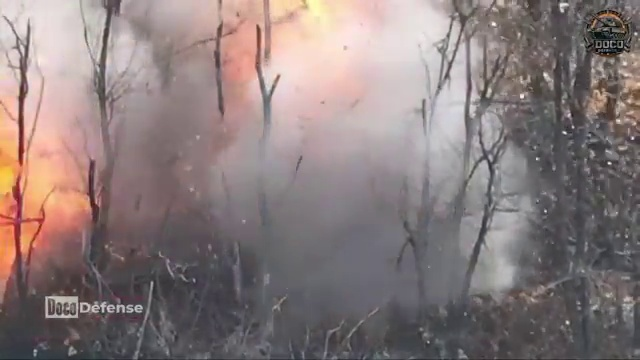
#> input picture fpv-finetune/frames/video001_10485.jpg, 640 x 360 px, given in place of the camera
$ python motion_detector.py
#> lines starting #> are read from the running program, lines starting #| are printed output that depends on the picture; after the words box and inside, x2 and y2 are one past the last pixel; in counts of white or black regions, pixels touching at a corner belong together
#> in main, frame is the input picture: shape (360, 640, 3); mean B, G, R 123.4, 123.9, 137.5
import cv2
import numpy as np
import time

# --- Параметри (легко тюнити без перезапуску) ---
THRESHOLD      = 25      # чутливість: нижче = більше шуму ловить
MIN_AREA       = 800     # px², ігноруємо дрібні контури (листя, шум)
BLUR_KERNEL    = (21, 21) # розмиття перед diff — давить піксельний шум
DILATE_ITERS   = 2       # розширення маски — склеює розриви між зонами
SHOW_MASK      = False   # True → показує бінарну маску в окремому вікні

def preprocess(frame: np.ndarray) -> np.ndarray:
    """Grayscale + Gaussian blur. Blur критичний — без нього threshold ловить шум матриці."""
    gray = cv2.cvtColor(frame, cv2.COLOR_BGR2GRAY)
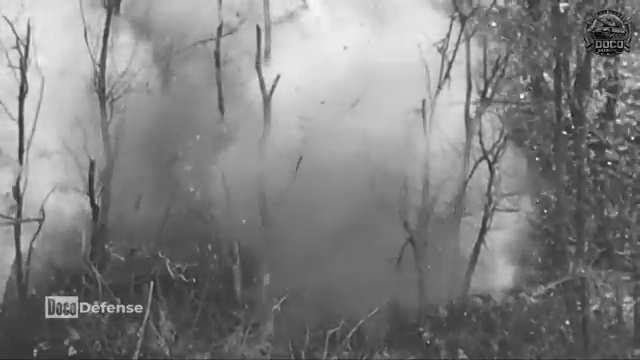
#> gray: shape (360, 640); min 0, max 249, mean 127.9
    return cv2.GaussianBlur(gray, BLUR_KERNEL, 0)
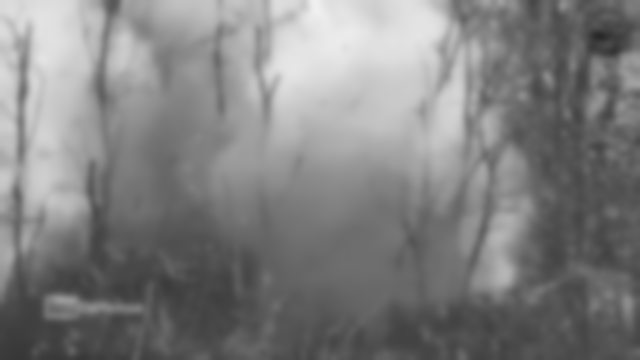
#> returned value: shape (360, 640); min 39, max 240, mean 127.9

def get_motion_mask(prev: np.ndarray, curr: np.ndarray) -> np.ndarray:
    """Бінарна маска руху між двома preprocessed кадрами."""
    diff   = cv2.absdiff(prev, curr)
#> diff: shape (360, 640); every value is 0
    _, mask = cv2.threshold(diff, THRESHOLD, 255, cv2.THRESH_BINARY)
    # Dilate: невеликі прогалини між рухомими пікселями зникають
    mask   = cv2.dilate(mask, None, iterations=DILATE_ITERS)
    return mask

def draw_detections(frame: np.ndarray, mask: np.ndarray) -> int:
    """Знаходить контури на масці, малює bbox. Повертає кількість детекцій."""
    contours, _ = cv2.findContours(mask, cv2.RETR_EXTERNAL, cv2.CHAIN_APPROX_SIMPLE)
#> contours = []
    count = 0
    for cnt in contours:
        if cv2.contourArea(cnt) < MIN_AREA:
            continue  # дрібниця — пропускаємо
        x, y, w, h = cv2.boundingRect(cnt)
        cv2.rectangle(frame, (x, y), (x + w, y + h), (0, 255, 0), 2)
        cv2.putText(frame, "MOTION", (x, y - 6),
                    cv2.FONT_HERSHEY_SIMPLEX, 0.55, (0, 255, 0), 1)
        count += 1
#> this loop made 0 passes
#> after the loop, count = 0
    return count

def main() -> None:
    global SHOW_MASK
    cap = cv2.VideoCapture(1)
    if not cap.isOpened():
        raise RuntimeError("Камеру не знайдено — перевір індекс у VideoCapture(0)")

    # Перший кадр — ще нема "попереднього", тому читаємо заздалегідь
    ret, frame = cap.read()
    if not ret:
        cap.release()
        raise RuntimeError("Не вдалось прочитати перший кадр")

    prev_frame = preprocess(frame)

    fps_timer  = time.time()
    frame_count = 0

    print("Motion Detector запущено. Натисни 'q' для виходу, 'm' — toggle маски.")

    while True:
        ret, frame = cap.read()
        if not ret:
            break

        curr_frame = preprocess(frame)
        mask       = get_motion_mask(prev_frame, curr_frame)
        detections = draw_detections(frame, mask)
#> detections = 0

        # FPS
        frame_count += 1
        elapsed = time.time() - fps_timer
        if elapsed >= 1.0:
            fps = frame_count / elapsed
            frame_count, fps_timer = 0, time.time()
        else:
            fps = frame_count / max(elapsed, 1e-6)

        # HUD
        status = f"FPS: {fps:.1f}  |  Detections: {detections}"
#> status = 'FPS: 135.9  |  Detections: 0'
        color  = (0, 255, 0) if detections else (120, 120, 120)
#> color = (120, 120, 120)
        cv2.putText(frame, status, (10, 28),
                    cv2.FONT_HERSHEY_SIMPLEX, 0.7, color, 2)
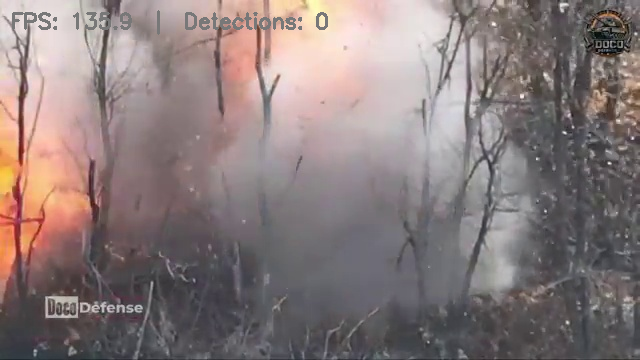
#> frame: shape (360, 640, 3); 0.82% of pixels changed, all inside (x1, y1, x2, y2) = (12, 10, 328, 35)

        cv2.imshow("Motion Detector", frame)
        if SHOW_MASK:
            cv2.imshow("Mask", mask)

        # Зберігаємо поточний як "попередній" для наступної ітерації
        prev_frame = curr_frame

        key = cv2.waitKey(1) & 0xFF
#> (key q is pressed here)
        if key == ord('q'):
            break
        if key == ord('m'):
            SHOW_MASK = not SHOW_MASK  # toggle маски у рантаймі

    cap.release()
    cv2.destroyAllWindows()

if __name__ == "__main__":
    main()

$ run again, on fpv-finetune/frames/video001_10725.jpg
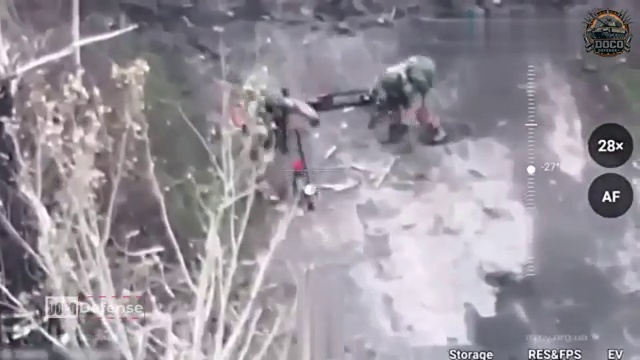
#> input picture fpv-finetune/frames/video001_10725.jpg, 640 x 360 px, given in place of the camera
#> in main, frame is the input picture: shape (360, 640, 3); mean B, G, R 153.4, 144.8, 150.2
#> in preprocess, `return cv2.GaussianBlur(gray, BLUR_KERNEL, 0)`:
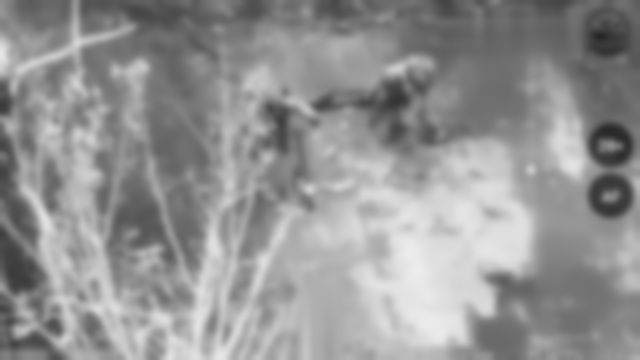
#> returned value: shape (360, 640); min 37, max 237, mean 147.4
#> diff: shape (360, 640); every value is 0
#> contours = []
#> after the loop in draw_detections, `for cnt in contours:`: count = 0
#> status = 'FPS: 135.4  |  Detections: 0'
#> color = (120, 120, 120)
#> in main, `cv2.putText(frame, status, (10, 28), cv2.FONT_HERSHEY_SIMPLEX, 0.7, co..`:
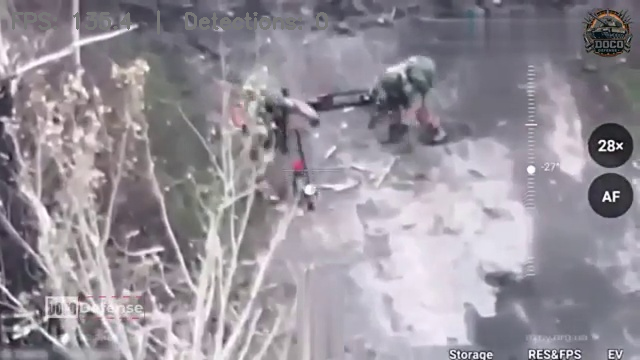
#> frame: shape (360, 640, 3); 0.81% of pixels changed, all inside (x1, y1, x2, y2) = (12, 10, 328, 35)

$ run again, on fpv-finetune/frames/video001_10905.jpg
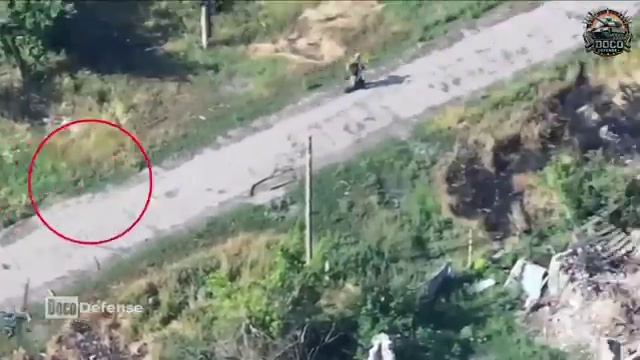
#> input picture fpv-finetune/frames/video001_10905.jpg, 640 x 360 px, given in place of the camera
#> in main, frame is the input picture: shape (360, 640, 3); mean B, G, R 128.7, 139.5, 133.3
#> in preprocess, `return cv2.GaussianBlur(gray, BLUR_KERNEL, 0)`:
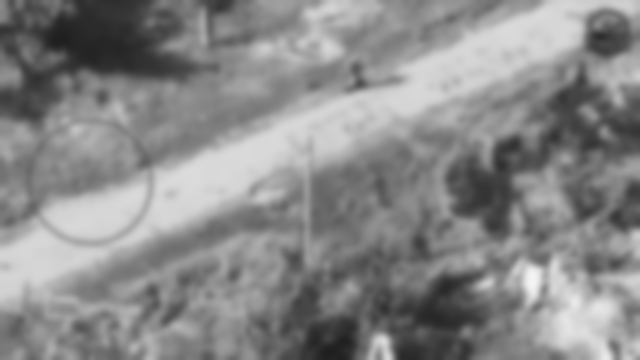
#> returned value: shape (360, 640); min 31, max 244, mean 136.5
#> diff: shape (360, 640); every value is 0
#> contours = []
#> after the loop in draw_detections, `for cnt in contours:`: count = 0
#> status = 'FPS: 130.6  |  Detections: 0'
#> color = (120, 120, 120)
#> in main, `cv2.putText(frame, status, (10, 28), cv2.FONT_HERSHEY_SIMPLEX, 0.7, co..`:
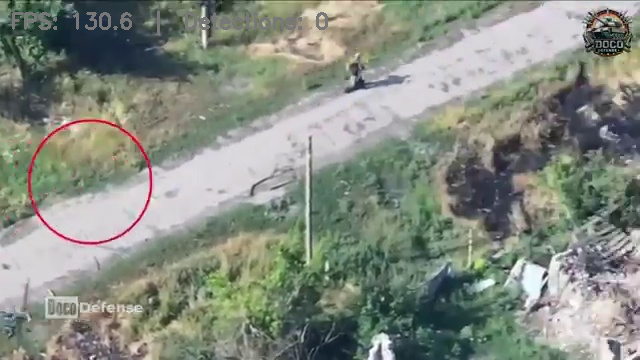
#> frame: shape (360, 640, 3); 0.82% of pixels changed, all inside (x1, y1, x2, y2) = (12, 10, 328, 35)

$ run again, on fpv-finetune/frames/video001_11550.jpg
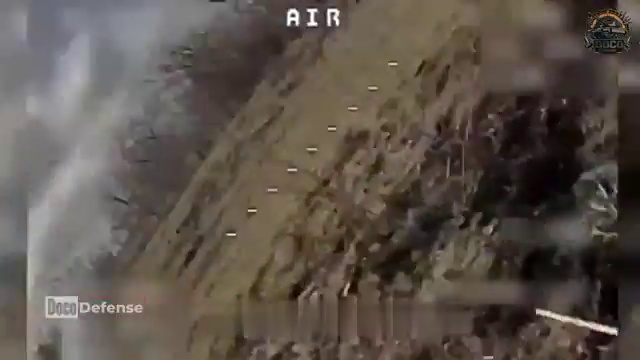
#> input picture fpv-finetune/frames/video001_11550.jpg, 640 x 360 px, given in place of the camera
#> in main, frame is the input picture: shape (360, 640, 3); mean B, G, R 75, 83, 92.3
#> in preprocess, `return cv2.GaussianBlur(gray, BLUR_KERNEL, 0)`:
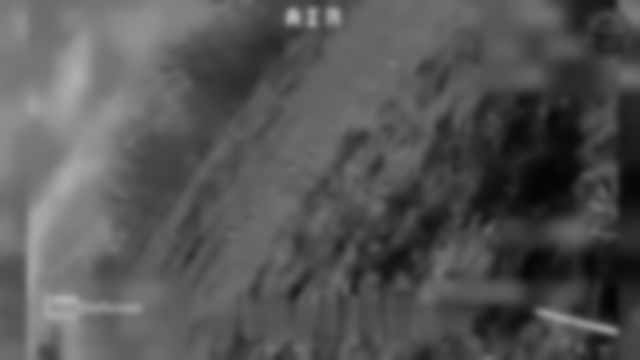
#> returned value: shape (360, 640); min 4, max 178, mean 84.9
#> diff: shape (360, 640); every value is 0
#> contours = []
#> after the loop in draw_detections, `for cnt in contours:`: count = 0
#> status = 'FPS: 127.4  |  Detections: 0'
#> color = (120, 120, 120)
#> in main, `cv2.putText(frame, status, (10, 28), cv2.FONT_HERSHEY_SIMPLEX, 0.7, co..`:
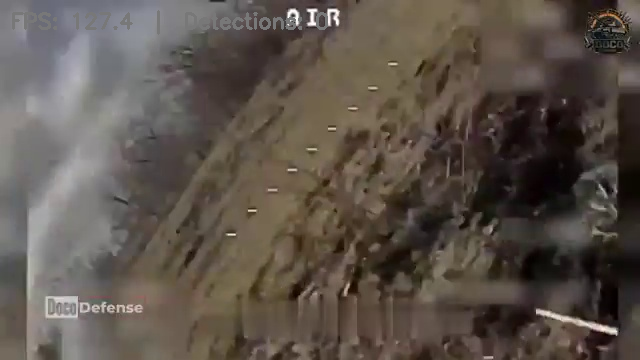
#> frame: shape (360, 640, 3); 0.79% of pixels changed, all inside (x1, y1, x2, y2) = (12, 10, 328, 35)
